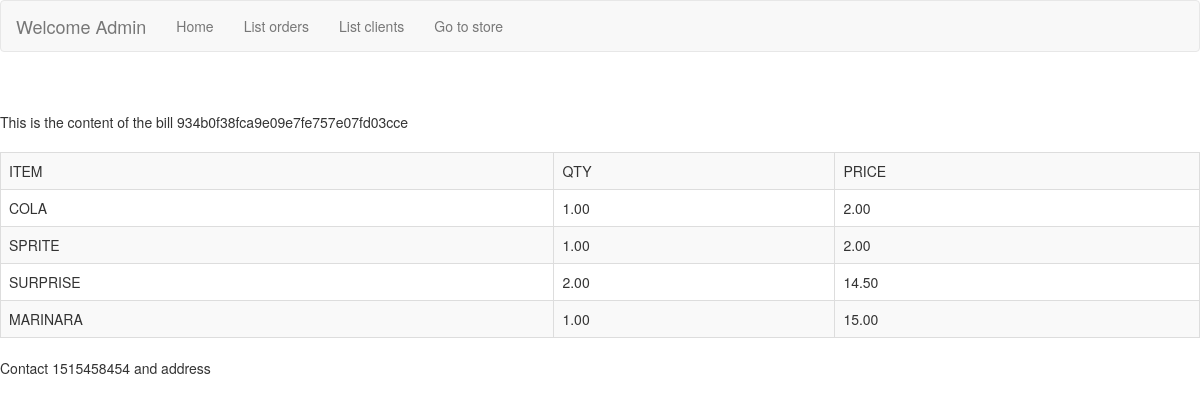
Screenshot of /admin/index.php?menuitem=show_bill&idf=934b0f38fca9e09e7fe757e07fd03cce with the database file from the repository.
### tables this page shows
CREATE TABLE `order_details` (
  `IDO` int(11) NOT NULL,
  `OUID` varchar(200) DEFAULT NULL,
  `PROD` varchar(200) DEFAULT NULL,
  `QTY` decimal(10,2) DEFAULT NULL,
  `PRICE` decimal(10,2) DEFAULT NULL,
  `DTREG` datetime NOT NULL DEFAULT CURRENT_TIMESTAMP,
  `STATUS` int(11) DEFAULT '1'
);

CREATE TABLE `orders` (
  `OID` int(11) NOT NULL,
  `OUID` varchar(200) DEFAULT NULL,
  `EMAIL` varchar(200) DEFAULT NULL,
  `TEL` varchar(200) DEFAULT NULL,
  `DTREG` datetime NOT NULL DEFAULT CURRENT_TIMESTAMP,
  `ADDRESS` text,
  `STATUS` int(11) DEFAULT '1'
);

### admin/show_bill.php (the view)
<?php
	if(!isset($_REQUEST['idf']))  { EXIT("Error on page "); }  else
	{
	$idf=$_REQUEST['idf'];
$sql="
SELECT   order_details.OUID, order_details.PROD,order_details.QTY, order_details.PRICE ,orders.TEL, orders.ADDRESS
from order_details  , orders
where
order_details.OUID=orders.OUID
and orders.OUID=? ";
$stmt = $conn->prepare($sql);
$stmt->bind_param("s",$idf);
$stmt->execute();
$stmt->bind_result($oidu,$prod , $qty,$price,$tel,$adr );
$stmt->store_result();
  if ($stmt->num_rows>0)
{
echo   "This is the content of the bill  ".$idf;  echo "</BR> </BR> ";
echo "<table id='example' class='table table-striped table-bordered' style='width:100%'>
<tr>
			<td>   ITEM </td>
		    <td>   QTY </td>
		    <td>   PRICE </td>
			</tr>
";
while ($stmt->fetch())
{
  echo "
            <tr>
			 <td> $prod </td>
		     <td> $qty </td>
		     <td> $price </td>
			</tr>
	";
  }
  echo "
	</table> ";
	echo  "Contact ".$tel."  and address ".$adr;
}
	}
	?>

### rows the page displays
order_details: PROD "COLA", QTY "1.00", PRICE "2.00"
order_details: PROD "SPRITE", QTY "1.00", PRICE "2.00"
order_details: PROD "SURPRISE", QTY "2.00", PRICE "14.50"
order_details: PROD "MARINARA", QTY "1.00", PRICE "15.00"
orders: TEL "1515458454"

### other values shown
$idf "934b0f38fca9e09e7fe757e07fd03cce"
